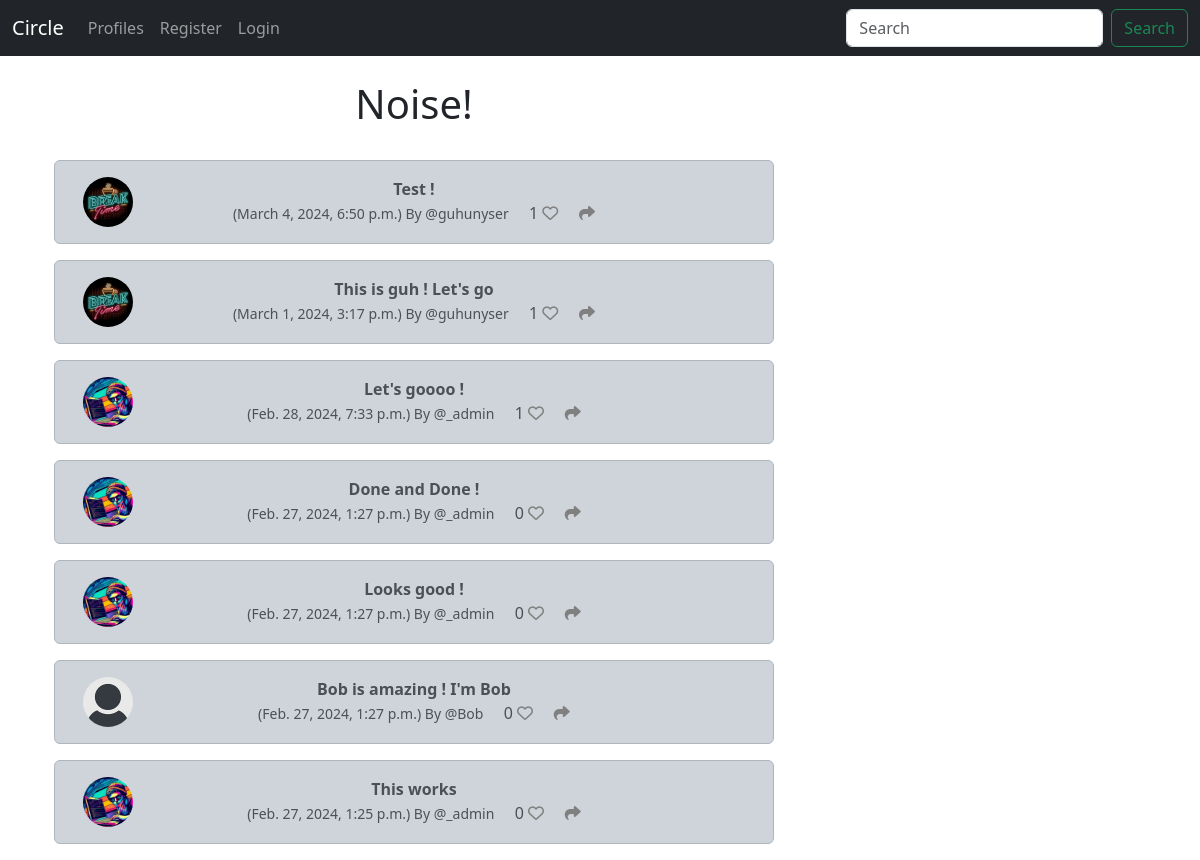
The page / on the database its author committed.
### circle/models.py (models this page shows, shortened)
class Noise(models.Model):
    user = models.ForeignKey(
        User, related_name = "noises",
        on_delete = models.DO_NOTHING
    )
    body = models.CharField(max_length=200)
    created_at = models.DateTimeField(auto_now_add=True)
    likes = models.ManyToManyField(User, related_name="noise_like", blank=True)
    def number_of_likes(self):
        return self.likes.count()

class Profile(models.Model):
    user = models.OneToOneField( User, on_delete=models.CASCADE)
    follows = models.ManyToManyField("self",
        related_name="followed_by",
        symmetrical=False,
        blank=True)
    date_modified = models.DateTimeField(User, auto_now=True)
    profile_image = models.ImageField(null=True,blank=True, upload_to="images/")
    profile_bio = models.CharField(null=True, blank=True, max_length=500)
    hompage_link = models.CharField(null=True, blank=True, max_length=250)
    facebook_link = models.CharField(null=True, blank=True, max_length=250)
    instagram_link = models.CharField(null=True, blank=True, max_length=250)
    linkedin_link = models.CharField(null=True, blank=True, max_length=250)
    github_link =models.CharField(null=True, blank=True, max_length=250)

### circle/views.py (the view)
# urls.py: path('', views.home, name='home'),
def home(request):
    if request.user.is_authenticated:
        form = NoiseForm(request.POST or None)
        if request.method == "POST":
            if form.is_valid():
                noise = form.save(commit=False)
                noise.user = request.user
                noise.save()
                messages.success(request, ("You made some Noise!"))
                return redirect('home')
        noises = Noise.objects.all().order_by("-created_at")
        return render(request, 'home.html', {"noises":noises, "form":form})
    else:
        noises = Noise.objects.all().order_by("-created_at")
        return render(request, 'home.html', {"noises":noises})

### circle/templates/home.html (shortened to what this page needs)
{% extends 'base.html' %}
{% load static %}
{% block content %}
<div class="container text-center">
  <div class="row">
      <div class="col-8">
<h1>Noise!</h1>
<br/>
{% for noise in noises %}
<div class="alert alert-dark" role="alert">
  <div class="container">
    <div class="row">
      <div class="col-1">
        {%  if noise.user.profile.profile_image  %}
        <img src="{{ noise.user.profile.profile_image.url}}" width=50 height=50 class="rounded-circle" alt="{{ profile.user.username}}">
       {% else %}
       <img src="{% static 'images/default_profile_pic.png' %}" width=50 height=50 class="rounded-circle" alt="{{ profile.user.username}}">
       {% endif %}
      </div>
<div class="col-10">
    <strong>{{ noise.body }}</strong><br/>
    <small class="text-muted">
      ({{ noise.created_at}}) By @{{ noise.user.username}}
    </small>
    {{ noise.number_of_likes }}
    {%  if user in noise.likes.all %}
    <a href="{%  url 'noise_like' noise.id  %}"><i class="fa-solid fa-heart" style="color:rgb(245, 75, 75)"></i></a>
    {% else %}
    <a href="{%  url 'noise_like' noise.id  %}"><i class="fa fa-heart-o" style="color:grey"></i></a>
    {% endif %}
    <a href="{% url 'noise_show' noise.id %}"><i class="fa-solid fa-share" style="color:gray"></i></a>
  </div>
   <br/>
  </div>
  </div>
  </div>
{% endfor %}
</div>
<div class="col-4"><br/><br/><br/>
</div>
{% endblock %}

### rows shown on the page
Noise: user.profile.profile_image (picture), body "Test !", created_at "March 4, 2024, 6:50 p.m.", user.username "guhunyser", number_of_likes "1"
Noise: user.profile.profile_image (picture), body "This is guh ! Let's go", created_at "March 1, 2024, 3:17 p.m.", user.username "guhunyser", number_of_likes "1"
Noise: user.profile.profile_image (picture), body "Let's goooo !", created_at "Feb. 28, 2024, 7:33 p.m.", user.username "_admin", number_of_likes "1"
Noise: user.profile.profile_image (picture), body "Done and Done !", created_at "Feb. 27, 2024, 1:27 p.m.", user.username "_admin", number_of_likes "0"
Noise: user.profile.profile_image (picture), body "Looks good !", created_at "Feb. 27, 2024, 1:27 p.m.", user.username "_admin", number_of_likes "0"
Noise: body "Bob is amazing ! I'm Bob", created_at "Feb. 27, 2024, 1:27 p.m.", user.username "Bob", number_of_likes "0"
Noise: user.profile.profile_image (picture), body "This works", created_at "Feb. 27, 2024, 1:25 p.m.", user.username "_admin", number_of_likes "0"
